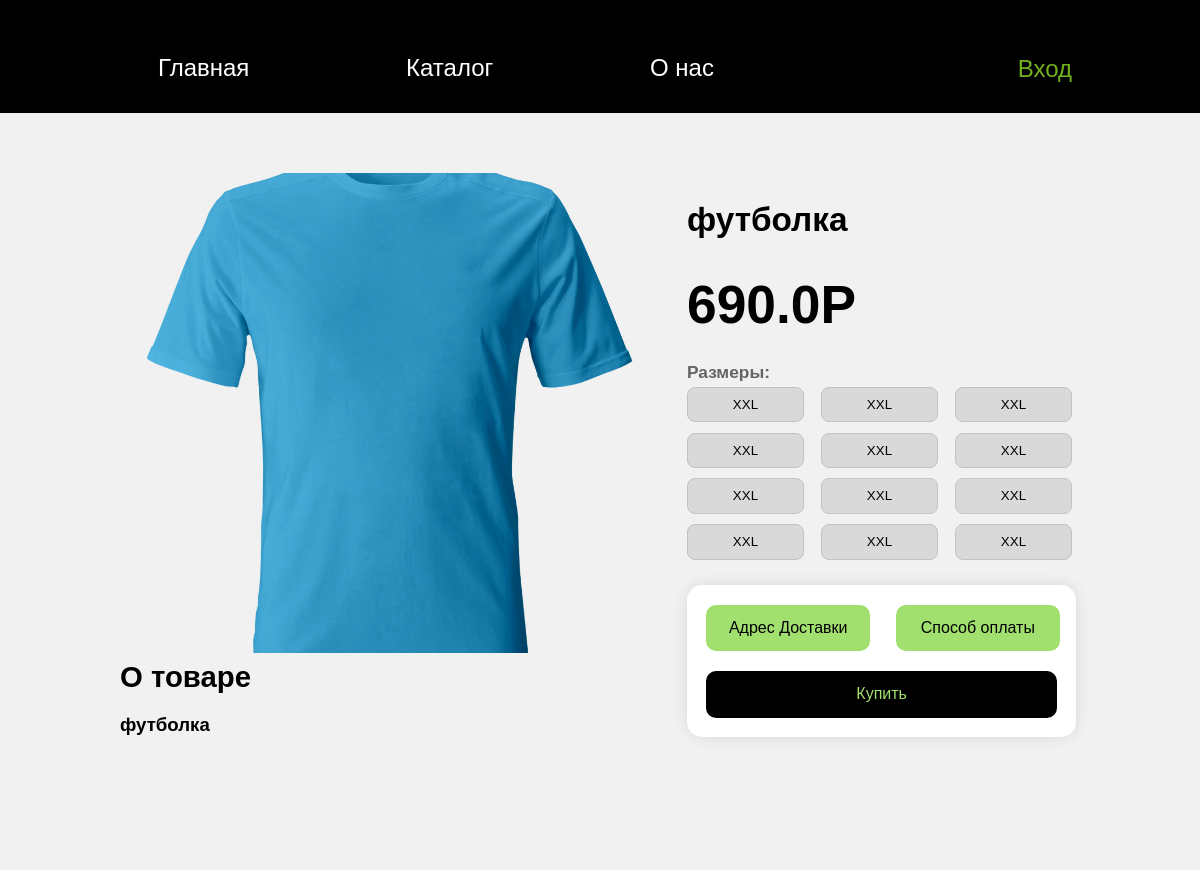
/catalog/3/product/2, run on an earlier commit of the app's database.
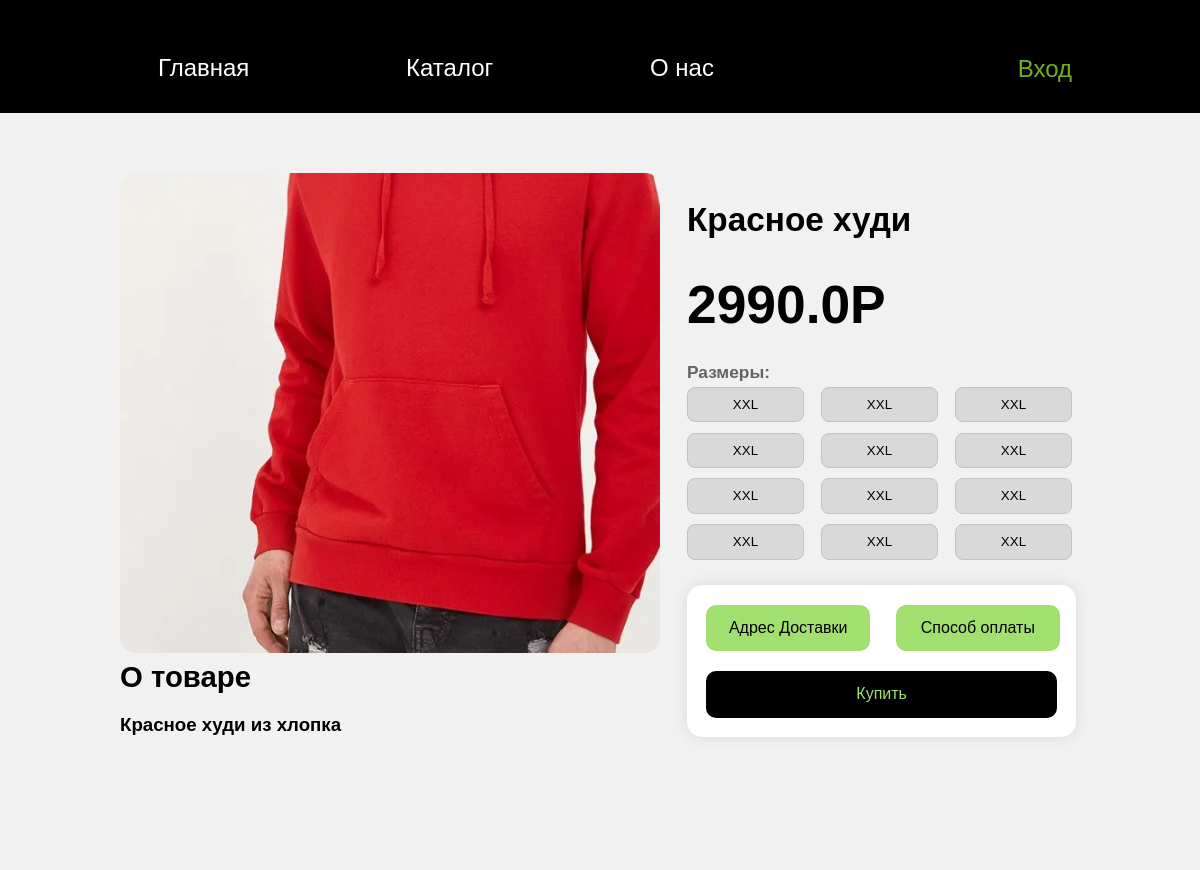
And on a later commit of the database.
### server.py (models this page shows)
class Product(db.Model):
    id = db.Column(db.Integer, primary_key=True)
    name = db.Column(db.String(100))
    price = db.Column(db.Float)
    description = db.Column(db.String(255))
    count_available = db.Column(db.Integer)
    image = db.Column(db.String(255))
    catalog_id = db.Column(db.Integer, db.ForeignKey('catalog.id'))
    collection_id = db.Column(db.Integer, db.ForeignKey('collections.id'))

### server.py (the view)
@app.route('/catalog/<int:catalog_id>/product/<int:product_id>', methods=['GET', 'POST'])
def product_page(catalog_id, product_id):
    catalogs = catalog_id
    product = Product.query.get(product_id)
    if product is None:
        abort(404)
    if request.method == 'POST':
        pay = request.form['pay']
        Cart.add_to_cart(pay, 1)
        return render_template('product.html', product=product, catalog_id=catalogs, user=current_user)
    else:
        return render_template('product.html', product=product, catalog_id=catalogs, user=current_user)

### templates/product.html (shortened to what this page needs)
<!DOCTYPE html>
<html lang="en" xmlns="http://www.w3.org/1999/html">
<head>
    <link rel="stylesheet" href="/../static/css/product_style.css">
</head>
<body>
    <header class="headers">
        <nav>
            <a href="/" >Главная</a>
            <a href="/catalog" >Каталог</a>
            <a href="/info" >О нас</a>
        </nav>
        <nav class="login">
            <a {% if user.is_active %} href="/profile">Профиль{% else %}  href="/userlogin"> Вход{% endif %}</a>
        </nav>
    </header>
    {% block product %}
    <div class="osn">
        <div class="mains">
            <div class="Oimage">
                <img src="/static/products_img/{{ product.image }}" alt="">
            </div>
            <div class="navigate">
                <h2>{{ product.name }}</h2>
                <h1>{{ product.price }}Р</h1>
                <h3>Размеры:</h3>
                <div class="sizes">
                    <label>
                        <span>XXL</span>
                    </label>
                    <label>
                        <span>XXL</span>
                    </label>
                    <label>
                        <span>XXL</span>
                    </label>
                    <label>
                        <span>XXL</span>
                    </label>
                                    <label>
                        <span>XXL</span>
                    </label>
                    <label>
                        <span>XXL</span>
                    </label>
                    <label>
                        <span>XXL</span>
                    </label>
                    <label>
                        <span>XXL</span>
                    </label>
                                    <label>
                        <span>XXL</span>
                    </label>
                    <label>
                        <span>XXL</span>
                    </label>
                    <label>
                        <span>XXL</span>
                    </label>
                    <label>
                        <span>XXL</span>
                    </label>
                </div>
                <form method="POST" action="{{ url_for('product_page', catalog_id=catalog_id, product_id=product.id) }}">
                    <div class="pays">
                        <button id="adres">Адрес Доставки</button>
                        <button id="config-pay">Способ оплаты</button>
                        <button id="pay" value="{{ product.id }}" name="pay">Купить</button>
                    </div>
                </form>
            </div>
        </div>
        <div class="description">
            <h1>О товаре</h1>
            <h2>{{ product.description }}</h2>
        </div>
    </div>
    {% endblock %}
</body>
</html>

### static/css/product_style.css (style rules this page uses)
a { text-decoration: none; color: black; }
html { font-family: 'Jost SemiBold', sans-serif; font-size: 18pt; margin-right: 10%; background-color: black; }
body { background-color: black; color: white; }
header { display: flex; justify-content: space-between; align-items: center; margin-top: 5%; }
nav:last-of-type { margin-left: auto; }
.headers a { text-decoration: none; color: white; margin-left: 150px; }
.login { display: grid; grid-template-columns: 0% 90%; color: #72B01D; text-align: right; display: inline-block; vertical-align: middle; line-height: normal; }
.login a { color: #72B01D; margin-left:0px; display: inline-block; vertical-align: middle; line-height: normal; }
.osn { background-color: rgb(241, 241, 241); position: absolute; top: 18%; left: 0; width: 100%; height: auto; padding-bottom: 10%; }
.mains { display: grid; grid-template-columns: 50% 50%; margin-left: 10%; margin-top: 5%; }
.Oimage { top: 10%; left: 15%; width: 100%; height: 98.5%; margin-right: 50px; min-width: 250px; max-width: 800px; border-radius: 18px; }
.Oimage img { width: 100%; border-radius: 15px; height: 40vw; object-fit: cover; }
.navigate { display:block; top: 27%; right: 16%; width: 70%; min-width: 250px; margin-left: 5%; }
.navigate h2 { font-family: 'Jost Regular', sans-serif; color: black; font-size: 25pt; right: 10%; margin-bottom: 7%; }
.navigate h1 { font-family: 'Jost Regular', sans-serif; color: black; font-size: 40pt; right: 10%; margin-bottom: 7%; }
.navigate h3 { font-family: 'Jost Regular', sans-serif; color: #646464; font-size: 13pt; right: 10%; margin-bottom: 1%; }
.sizes { column-count: 3; column-width: calc(100% / 3); }
.pays { margin-top: 4%; background-color: white; width: 103%; border-radius: 15px; padding-bottom: 5%; box-shadow: rgba(0, 0, 0, 0.1) 0px 0px 15px; }
.pays #pay { display: flex; flex-direction: column; justify-content: flex-end; align-items: center; }
#pay { font-family: 'Jost Medium', sans-serif; font-size: 12pt; background: black; color: #A1E06F; width: 90%; height: 32%; line-height: 280%; border-radius: 10px; margin-top: 5%; margin-left: 5%; }
.pays button { font-family: 'Jost Medium', sans-serif; font-size: 12pt; color: black; background-color: #A1E06F; border: 0; border-radius: 10px; margin-left: 5%; width: 42%; margin-top: 5%; height: 32%; line-height: 280%; white-space: nowrap; }
.description { margin-left: 9.5%; margin-top: 1%; width: 80%; text-align: justify; }
.description h1 { font-family: 'Jost SemiBold', sans-serif; font-size: 22pt; color: black; }
.description h2 { font-family: 'Jost Light', sans-serif; font-size: 14pt; color: black; }
.sizes label { margin-right: 5%; display: block; margin-bottom: 5%; }
.sizes label span { display: inline-block; cursor: pointer; color: black; font-size: 10pt; right: 10%; margin-bottom: 10%; background-color: #D9D9D9; border: #C2C2C2 solid 1px; text-align: center; border-radius: 8px; width: 110%; height: 100%; line-height: 250%; margin-bottom: 5px; }
@media (max-width: 1500px) { .osn { top: 15%; } }
@media (max-width: 1500px) { .description { margin-left: 10%; margin-top: -2%; width: 80%; } }
@media (max-width: 1200px) { .osn { top: 13%; } }
@media (max-width: 1200px) { .description { margin-left: 10%; margin-top: -8%; width: 45%; } }

What changed in the data, as far as the page shows it:
changed Product: image: a different picture; name "футболка" → "Красное худи"; price "690.0" → "2990.0"; description "футболка" → "Красное худи из хлопка"
